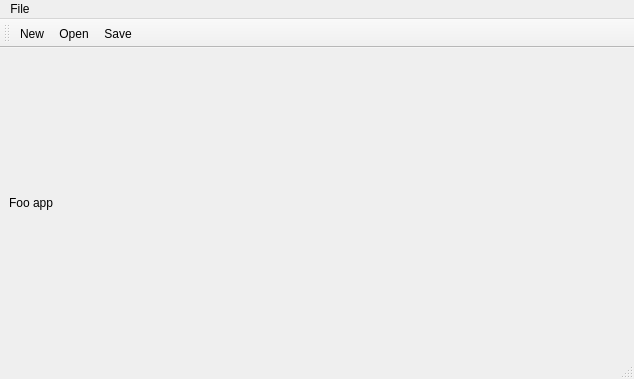
<?xml version="1.0" encoding="UTF-8"?>
<ui version="4.0">
 <class>MainWindow</class>
 <widget class="QMainWindow" name="MainWindow">
  <property name="geometry">
   <rect>
    <x>0</x>
    <y>0</y>
    <width>634</width>
    <height>379</height>
   </rect>
  </property>
  <property name="windowTitle">
   <string>MainWindow</string>
  </property>
  <widget class="QWidget" name="centralwidget">
   <layout class="QGridLayout" name="gridLayout">
    <item row="0" column="0">
     <widget class="QLabel" name="label">
      <property name="text">
       <string>Foo app</string>
      </property>
     </widget>
    </item>
   </layout>
  </widget>
  <widget class="QMenuBar" name="menubar">
   <property name="geometry">
    <rect>
     <x>0</x>
     <y>0</y>
     <width>634</width>
     <height>23</height>
    </rect>
   </property>
   <widget class="QMenu" name="menuFile">
    <property name="title">
     <string>File</string>
    </property>
    <addaction name="actionNew"/>
    <addaction name="actionOpen"/>
    <addaction name="actionSave"/>
   </widget>
   <addaction name="menuFile"/>
  </widget>
  <widget class="QStatusBar" name="statusbar"/>
  <widget class="QToolBar" name="toolBar">
   <property name="windowTitle">
    <string>toolBar</string>
   </property>
   <attribute name="toolBarArea">
    <enum>TopToolBarArea</enum>
   </attribute>
   <attribute name="toolBarBreak">
    <bool>false</bool>
   </attribute>
   <addaction name="actionNew"/>
   <addaction name="actionOpen"/>
   <addaction name="actionSave"/>
  </widget>
  <action name="actionOpen">
   <property name="icon">
    <iconset resource="../resources/foo.qrc">
     <normaloff>:/icons/document-open.png</normaloff>:/icons/document-open.png</iconset>
   </property>
   <property name="text">
    <string>Open</string>
   </property>
  </action>
  <action name="actionNew">
   <property name="icon">
    <iconset resource="../resources/foo.qrc">
     <normaloff>:/icons/document-new.png</normaloff>:/icons/document-new.png</iconset>
   </property>
   <property name="text">
    <string>New</string>
   </property>
  </action>
  <action name="actionSave">
   <property name="icon">
    <iconset resource="../resources/foo.qrc">
     <normaloff>:/icons/document-save.png</normaloff>:/icons/document-save.png</iconset>
   </property>
   <property name="text">
    <string>Save</string>
   </property>
  </action>
 </widget>
 <resources>
  <include location="../resources/foo.qrc"/>
 </resources>
 <connections/>
</ui>
